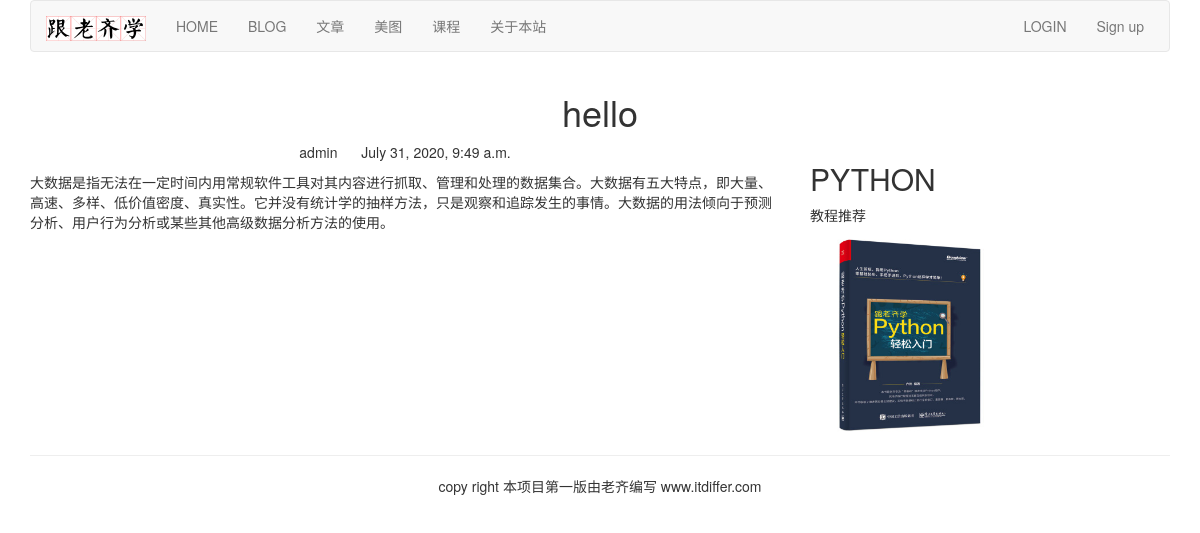
Page /blog/11/ on the committed database.
### blog/models.py (models this page shows, shortened)
class BlogArticles(models.Model):
    title = models.CharField(max_length=300)
    author = models.ForeignKey(User, related_name='blog_posts', on_delete=models.CASCADE)
    body = models.TextField()
    publish = models.DateTimeField(default=timezone.now)
    class Meta:
        ordering = ('-publish',)

### blog/views.py (the view)
# urls.py: re_path(r'(?P<article_id>\d)/$', views.blog_article, name='blog_article'),
def blog_article(request, article_id):
    article = get_object_or_404(models.BlogArticles, id=article_id)
    pub = article.publish
    return  render(request, 'blog/content.html', {'article': article})

### templates/blog/content.html (shortened to what this page needs)
{% extends "base.html" %}
{% block content %}
{% load static %}
<div class="row text-center vertical-middle-sm">
    <h1>{{ article.title }}</h1>
</div>
<div class="row">
    <div class="col-xs-12 col-md-8">
        <p class="text-center"><span>{{ article.author.username }}
            </span><span style="margin-left:20px">{{ article.publish }}</span>
        </p>
<div>{{ article.body }}</div>
    </div>
    <div class="col-xs-6 col-md-4">
        <h2>PYTHON</h2>
        <p>教程推荐 </p>
        <img width="200px" src="{% static 'images/book.jpg' %}">
    </div>
</div>
{% endblock %}

### rows in the picture
BlogArticles: title "hello", author.username "admin", publish "July 31, 2020, 9:49 a.m.", body "大数据是指无法在一定时间内用常规软件工具对其内容进行抓取、管理和处理的数据集合。大数据有五大特点，即大量、高速、多样、低价值密度、真实性。它并没有统计学的抽样方法，只是观察和追踪发生的事情。大数据的用法倾向于预测分析、用户行为分析或某些其他高级数据分析方法的使用。"
